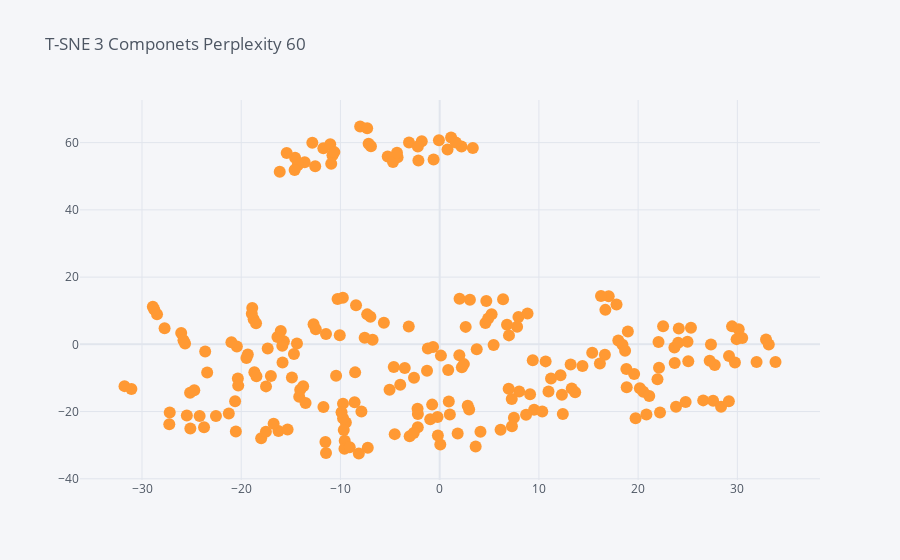

The code cell stored with this chart in its notebook:
### Code cell
Xt.iplot(x="d1", y="d2",kind="scatter", mode='markers', title=f"T-SNE 3 Componets Perplexity 60")

### Figure 1 — Plotly figure (JSON) as saved in the notebook; plotly's stock layout.template omitted (floating-point values rounded to 4 significant figures; data arrays with more than 128 entries replaced by an {"elided": "..."} marker saying what was removed)
{"data": [{"line": {"color": "rgba(255, 153, 51, 1.0)", "dash": "solid", "shape": "linear", "width": 1.3}, "marker": {"size": 12, "symbol": "circle"}, "mode": "markers", "name": "d2", "text": "", "type": "scatter", "x": {"elided": "234 float values"}, "y": {"elided": "234 float values"}}], "layout": {"legend": {"bgcolor": "#F5F6F9", "font": {"color": "#4D5663"}}, "paper_bgcolor": "#F5F6F9", "plot_bgcolor": "#F5F6F9", "title": {"font": {"color": "#4D5663"}, "text": "T-SNE 3 Componets Perplexity 60"}, "xaxis": {"gridcolor": "#E1E5ED", "showgrid": true, "tickfont": {"color": "#4D5663"}, "title": {"font": {"color": "#4D5663"}, "text": ""}, "zerolinecolor": "#E1E5ED"}, "yaxis": {"gridcolor": "#E1E5ED", "showgrid": true, "tickfont": {"color": "#4D5663"}, "title": {"font": {"color": "#4D5663"}, "text": ""}, "zerolinecolor": "#E1E5ED"}}}
